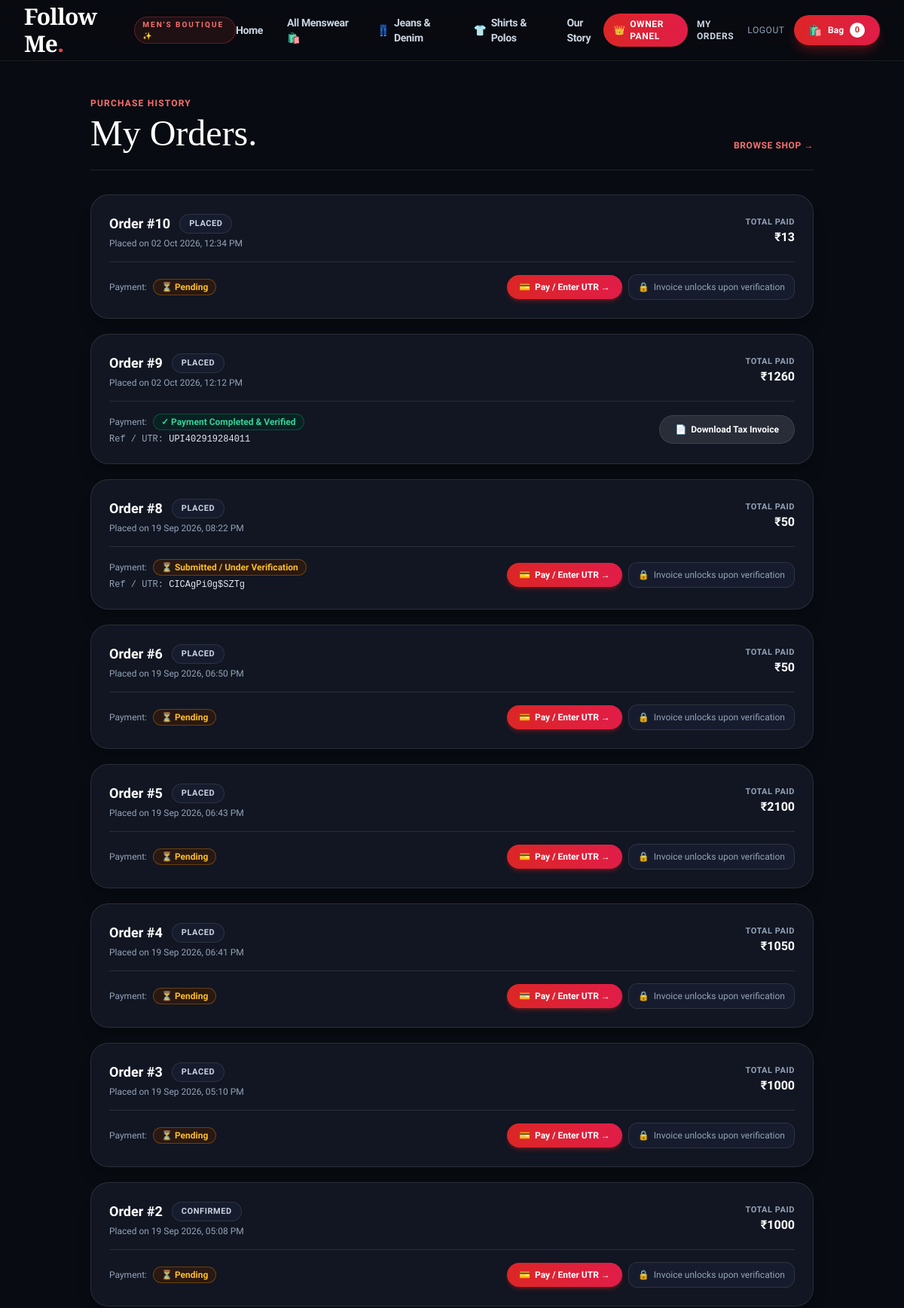
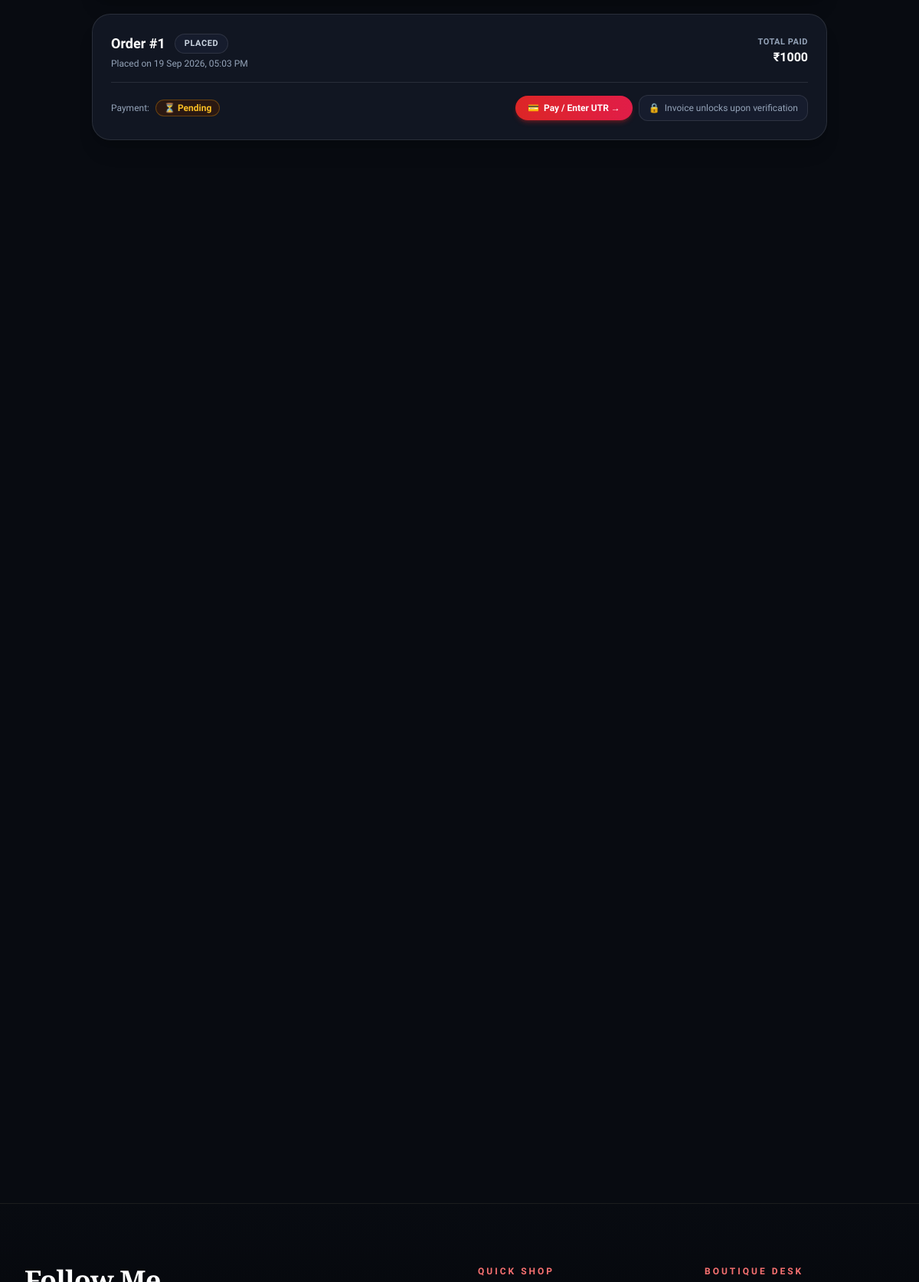
Screenshot of /orders/ (signed in) with the database file from the repository (2 pictures, top to bottom).
### shop/models.py (models this page shows, shortened)
class Order(models.Model):
        STATUS_CHOICES = (
            ("placed", "Placed"),
            ("confirmed", "Confirmed"),
            ("packed", "Packed"),
            ("shipped", "Shipped"),
            ("delivered", "Delivered"),
            ("cancelled", "Cancelled"),
        )
        user = models.ForeignKey(User, on_delete=models.CASCADE, related_name="orders")
        full_name = models.CharField(max_length=120)
        phone = models.CharField(max_length=20)
        address = models.TextField()
        city = models.CharField(max_length=80)
        state = models.CharField(max_length=80, default="Tamil Nadu")
        pincode = models.CharField(max_length=10)
        subtotal = models.DecimalField(max_digits=12, decimal_places=2, default=Decimal("0"))
        cgst = models.DecimalField(max_digits=10, decimal_places=2, default=Decimal("0"))
        sgst = models.DecimalField(max_digits=10, decimal_places=2, default=Decimal("0"))
        igst = models.DecimalField(max_digits=10, decimal_places=2, default=Decimal("0"))
        total_tax = models.DecimalField(max_digits=10, decimal_places=2, default=Decimal("0"))
        total = models.DecimalField(max_digits=12, decimal_places=2, default=Decimal("0"))
        status = models.CharField(max_length=20, choices=STATUS_CHOICES, default="placed")
        payment_method = models.CharField(max_length=50, default="Google Pay / UPI")
        payment_reference = models.CharField(max_length=100, blank=True, help_text="UPI Transaction ID / UTR")
        payment_status = models.CharField(max_length=20, default="Pending")
        created_at = models.DateTimeField(auto_now_add=True)
        class Meta:
            ordering = ["-created_at"]

### shop/views.py (the view)
# urls.py: path("orders/", views.my_orders, name="my_orders"),
@login_required
def my_orders(request):
    orders = Order.objects.filter(user=request.user)
    return render(request, "my_orders.html", {"orders": orders})

### shop/context_processors.py (called while the page is built)
def cart_count(request):
    cart = request.session.get("cart", {})
    return {"cart_count": sum(item.get("quantity", 0) for item in cart.values())}

def shop_settings(request):
    return {"shop_settings": ShopSettings.objects.first()}

def is_owner_check(request):
    if not request.user.is_authenticated:
        return {"is_owner": False}
    if request.user.is_staff or request.user.is_superuser:
        return {"is_owner": True}
    profile = Profile.objects.filter(user=request.user).first()
    return {"is_owner": profile is not None and profile.role == "owner"}

### templates/my_orders.html (shortened to what this page needs)
{% extends "base.html" %}
{% block content %}
<div class="max-w-5xl mx-auto px-5 lg:px-8 py-12">
    <div class="flex justify-between items-end mb-8 border-b border-white/10 pb-6">
        <div>
            <p class="uppercase tracking-widest text-xs text-red-400 font-bold">Purchase History</p>
            <h1 class="display text-4xl lg:text-5xl mt-2 text-white">My Orders.</h1>
        </div>
        <a href="{% url 'shop' %}" class="text-xs uppercase tracking-wider text-red-400 hover:text-red-300 hover:underline font-semibold">Browse Shop →</a>
    </div>
    <div class="space-y-5">
        {% for order in orders %}
        <div class="border border-white/10 bg-[#111622] rounded-3xl p-6 shadow-xl hover:border-red-500/40 transition">
            <div class="flex flex-col md:flex-row md:items-center justify-between gap-4 border-b border-white/10 pb-4">
                <div>
                    <div class="flex items-center gap-3">
                        <span class="font-bold text-lg text-white">Order #{{ order.id }}</span>
                        <span class="rounded-full bg-[#161c2d] border border-white/10 px-3 py-1 text-[11px] font-semibold uppercase tracking-wider text-slate-300">
                            {{ order.status }}
                        </span>
                    </div>
                    <p class="text-xs text-slate-400 mt-1">Placed on {{ order.created_at|date:"d M Y, h:i A" }}</p>
                </div>
                <div class="flex items-center gap-4">
                    <div class="text-right">
                        <p class="text-[11px] uppercase tracking-wider text-slate-400 font-semibold">Total Paid</p>
                        <p class="text-base font-bold text-white">₹{{ order.total|floatformat:0 }}</p>
                    </div>
                </div>
            </div>
            <div class="pt-4 flex flex-col sm:flex-row sm:items-center justify-between gap-4">
                <div class="space-y-1 text-xs">
                    <div class="flex items-center gap-2">
                        <span class="text-slate-400">Payment:</span>
                        {% if order.payment_status == 'Paid' %}
                        <span class="inline-flex items-center gap-1 font-semibold text-emerald-400 bg-emerald-950/50 border border-emerald-500/30 px-2.5 py-0.5 rounded-full text-xs">
                            ✓ Payment Completed & Verified
                        </span>
                        {% else %}
                        <span class="inline-flex items-center gap-1 font-semibold text-amber-400 bg-amber-950/50 border border-amber-500/30 px-2.5 py-0.5 rounded-full text-xs">
                            ⏳ {{ order.payment_status }}
                        </span>
                        {% endif %}
                    </div>
                    {% if order.payment_reference %}
                    <p class="text-slate-400 font-mono">
                        Ref / UTR: <span class="text-slate-200">{{ order.payment_reference }}</span>
                    </p>
                    {% endif %}
                </div>
                <div class="flex flex-wrap items-center gap-2">
                    {% if order.payment_status == 'Paid' %}
                    <a href="{% url 'download_receipt' order.id %}" target="_blank" class="inline-flex items-center gap-1.5 bg-white/10 hover:bg-white/20 text-white px-5 py-2.5 rounded-full text-xs font-semibold transition shadow-sm border border-white/10">
                        <span>📄</span> Download Tax Invoice
                    </a>
                    {% else %}
                    <a href="{% url 'payment_page' order.id %}" class="inline-flex items-center gap-1.5 bg-gradient-to-r from-red-600 to-rose-600 hover:from-red-500 hover:to-rose-500 text-white px-4 py-2 rounded-full text-xs font-semibold transition shadow-md shadow-red-600/30">
                        <span>💳</span> Pay / Enter UTR →
                    </a>
                    <div class="flex items-center gap-1.5 text-xs text-slate-400 bg-[#161c2d] border border-white/10 px-3 py-2 rounded-xl">
                        <span>🔒</span>
                        <span>Invoice unlocks upon verification</span>
                    </div>
                    {% endif %}
                </div>
            </div>
        </div>
        {% endfor %}
    </div>
</div>
{% endblock %}

### templates/base.html (shortened to what this page needs)
{% load static %}
<!DOCTYPE html>
<html lang="en" class="scroll-smooth dark">
<head>
    <script src="https://cdn.tailwindcss.com"></script>
</head>
<body class="bg-[#080b11] text-slate-100 antialiased selection:bg-red-900 selection:text-white">
    <header class="sticky top-0 z-50 glass-header transition-all duration-200">
        <div class="max-w-7xl mx-auto px-5 lg:px-8 h-20 flex items-center justify-between">
            <a href="{% url 'home' %}" class="group flex items-center gap-2">
                <span class="display text-2xl lg:text-3xl font-bold tracking-tight text-white transition group-hover:opacity-90">
                    Follow Me<span class="text-red-500 inline-block transition-transform duration-300 group-hover:scale-125">.</span>
                </span>
                <span class="hidden sm:inline-block text-[10px] uppercase font-bold tracking-[.2em] bg-red-500/10 text-red-400 border border-red-500/30 px-2.5 py-0.5 rounded-full">
                    Men's Boutique ✨
                </span>
            </a>
            <nav class="hidden md:flex items-center gap-8 text-sm font-semibold tracking-tight">
                <a class="text-slate-300 hover:text-red-400 transition duration-150" href="{% url 'home' %}">Home</a>
                <a class="text-slate-300 hover:text-red-400 transition duration-150" href="{% url 'shop' %}">All Menswear 🛍️</a>
                <a class="text-slate-300 hover:text-red-400 transition duration-150 flex items-center gap-1.5" href="{% url 'shop' %}?q=jeans">
                    <span>👖</span> Jeans & Denim
                </a>
                <a class="text-slate-300 hover:text-red-400 transition duration-150 flex items-center gap-1.5" href="{% url 'shop' %}?q=shirt">
                    <span>👕</span> Shirts & Polos
                </a>
                <a class="text-slate-300 hover:text-red-400 transition duration-150" href="{% url 'home' %}#about">Our Story</a>
            </nav>
            <div class="flex items-center gap-3">
                {% if user.is_authenticated %}
                    {% if user.is_staff or is_owner %}
                        <a href="{% url 'owner_dashboard' %}" class="hidden sm:inline-flex items-center gap-1.5 text-xs uppercase tracking-wider font-bold text-white bg-gradient-to-r from-red-600 to-rose-600 px-3.5 py-1.5 rounded-full shadow-sm hover:opacity-90 transition">
                            <span>👑</span> Owner Panel
                        </a>
                    {% endif %}
                    <a href="{% url 'my_orders' %}" class="hidden sm:block text-xs uppercase tracking-wider font-semibold text-slate-300 hover:text-red-400 transition">
                        My Orders
                    </a>
                    <a href="{% url 'logout' %}" class="text-xs uppercase tracking-wider font-medium text-slate-400 hover:text-white transition">
                        Logout
                    </a>
                {% else %}
                    <a href="{% url 'login' %}" class="text-xs uppercase tracking-widest font-bold text-slate-200 hover:text-red-400 transition px-2">
                        Sign In
                    </a>
                {% endif %}
                <a href="{% url 'cart' %}" class="group relative flex items-center gap-2 bg-gradient-to-r from-red-600 to-rose-600 hover:from-red-500 hover:to-rose-500 text-white rounded-full px-4 sm:px-5 py-2.5 text-xs font-semibold shadow-lg shadow-red-600/30 hover:shadow-red-600/50 transition-all duration-200 hover:-translate-y-0.5">
                    <span class="text-sm">🛍️</span>
                    <span>Bag</span>
                    <span class="inline-flex items-center justify-center min-w-[20px] h-5 px-1.5 rounded-full bg-white text-red-600 text-[11px] font-bold shadow-sm {% if cart_count > 0 %}animate-pulse-glow{% endif %}">
                        {{ cart_count }}
                    </span>
                </a>
            </div>
        </div>
    </header>
    <main class="min-h-[calc(100vh-280px)]">
        {% block content %}{% endblock %}
    </main>
    <footer id="contact" class="bg-gradient-to-b from-[#080b11] via-[#05070b] to-[#020305] text-white mt-24 border-t border-white/10">
        <div class="max-w-7xl mx-auto px-5 lg:px-8 py-16 lg:py-20 grid md:grid-cols-4 gap-12">
            <div class="md:col-span-2 space-y-4">
                <div class="display text-3xl lg:text-4xl font-bold tracking-tight text-white">
                    Follow Me<span class="text-red-500">.</span>
                </div>
            </div>
            <div>
                <p class="uppercase tracking-[.25em] text-xs font-bold text-red-400 mb-4">Quick Shop</p>
            </div>
            <div>
                <p class="uppercase tracking-[.25em] text-xs font-bold text-red-400 mb-4">Boutique Desk</p>
            </div>
        </div>
    </footer>
</body>
</html>

### templates/base.html (style rules this page uses)
body { font-family: 'Plus Jakarta Sans', sans-serif; background-color: #080b11; color: #f1f5f9; }
.display { font-family: 'Playfair Display', serif; }
.glass-header { background: rgba(8, 11, 17, 0.88); backdrop-filter: blur(16px); -webkit-backdrop-filter: blur(16px); border-bottom: 1px solid rgba(255, 255, 255, 0.08); }

### rows the page displays
Order: id "10", status "PLACED", created_at "02 Oct 2026, 12:34 PM", total "13", payment_status "Pending", shows "Pay / Enter UTR →"
Order: id "9", status "PLACED", created_at "02 Oct 2026, 12:12 PM", total "1260", payment_status "✓ Payment Completed & Verified", payment_reference "UPI402919284011"
Order: id "8", status "PLACED", created_at "19 Sep 2026, 08:22 PM", total "50", payment_status "Submitted / Under Verification", payment_reference "CICAgPi0g$SZTg", shows "Pay / Enter UTR →"
Order: id "6", status "PLACED", created_at "19 Sep 2026, 06:50 PM", total "50", payment_status "Pending", shows "Pay / Enter UTR →"
Order: id "5", status "PLACED", created_at "19 Sep 2026, 06:43 PM", total "2100", payment_status "Pending", shows "Pay / Enter UTR →"
Order: id "4", status "PLACED", created_at "19 Sep 2026, 06:41 PM", total "1050", payment_status "Pending", shows "Pay / Enter UTR →"
Order: id "3", status "PLACED", created_at "19 Sep 2026, 05:10 PM", total "1000", payment_status "Pending", shows "Pay / Enter UTR →"
Order: id "2", status "CONFIRMED", created_at "19 Sep 2026, 05:08 PM", total "1000", payment_status "Pending", shows "Pay / Enter UTR →"
Order: id "1", status "PLACED", created_at "19 Sep 2026, 05:03 PM", total "1000", payment_status "Pending", shows "Pay / Enter UTR →"

### other values shown
{{ cart_count }} "0"
